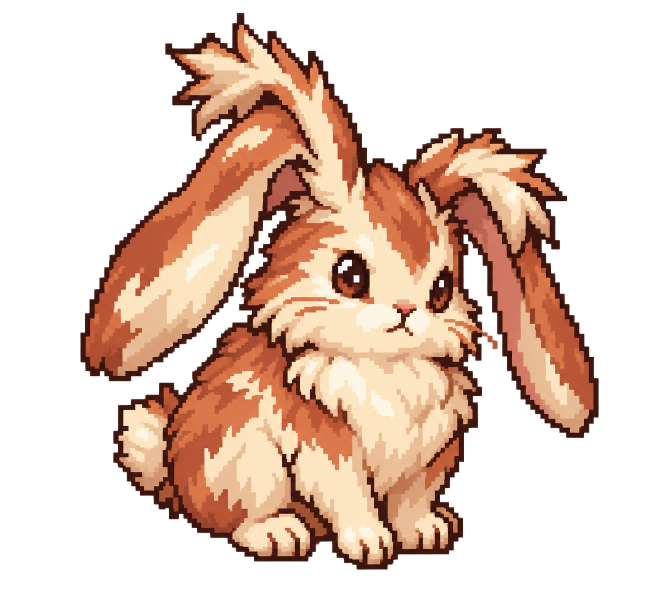
#> input picture frontend_react/src/assets/combat/monster-fuzzy-ear-rabbit-v1.png, 1312 x 1199 px (shown at 1/2 size)
$ python build-sprites.py
#> lines starting #> are read from the running program, lines starting #| are printed output that depends on the picture
"""Encode existing bestiary art as 128px indexed sprites, like MonsterTemplate_v1.

Run with .venv/bin/python docs/agents/demo/sprout-meadow/build-sprites.py.
Writes the demo and observation's generated sprite data; source artwork is read-only.
"""
import base64
import json
from pathlib import Path

from PIL import Image

HERE = Path(__file__).resolve().parent
ROOT = HERE.parents[3]
ASSETS = ROOT / "frontend_react/src/assets/combat"
SOURCES = {
    "rabbit": ("monster-fuzzy-ear-rabbit-v1.png", 1),
    "beetle": ("monster-leafshell-beetle-v1.png", -1),
    "glowbug": ("monster-dawnfire-glowbug-v1.png", -1),
}


def encode_sprite(filename: str, facing: int) -> dict:
#> called with filename = 'monster-fuzzy-ear-rabbit-v1.png', facing = 1
    source = Image.open(ASSETS / filename).convert("RGBA")
#> source is the input picture: PIL image 1312x1199 RGBA; mean R, G, B, A 85.3, 60.7, 46.9, 109.6
    bounds = source.getchannel("A").point(lambda value: 255 if value > 127 else 0).getbbox()
#> bounds = (161, 26, 1197, 1139)
    if bounds is None:
        raise ValueError(f"Empty sprite: {filename}")
    source = source.crop(bounds)
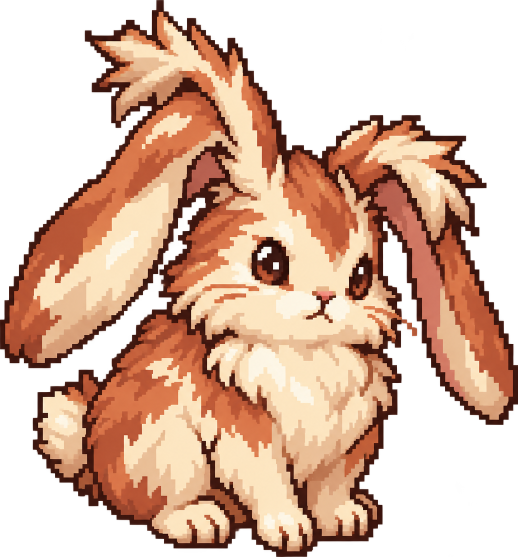
#> source: PIL image 1036x1113 RGBA (shown at 1/2 size); mean R, G, B, A 116.3, 82.8, 64, 149.5; transparent parts drawn white
    scale = min(120 / source.width, 116 / source.height)
#> scale = 0.104
    size = (round(source.width * scale), round(source.height * scale))
#> size = (108, 116)
    source = source.resize(size, Image.Resampling.NEAREST)
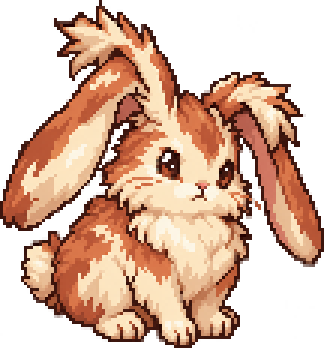
#> source: PIL image 108x116 RGBA (shown 3 times larger); mean R, G, B, A 116.5, 83.3, 64.4, 150; transparent parts drawn white
    canvas = Image.new("RGBA", (128, 128))
#> canvas: PIL image 128x128 RGBA; every value is 0
    offset = ((128 - size[0]) // 2, 119 - size[1])
#> offset = (10, 3)
    canvas.paste(source, offset)
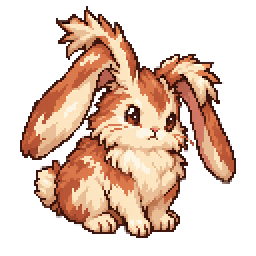
#> canvas: PIL image 128x128 RGBA (shown 2 times larger); mean R, G, B, A 89.1, 63.7, 49.3, 114.7; transparent parts drawn white
    # Quantize occupied pixels only, so transparency does not consume color slots.
#> (the run stopped early here; a loop or call above may not have finished)
